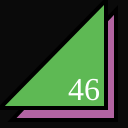
Frame 1 (no input)
Frame 60 (no input): identical to frame 1, image omitted
Frame 120 (the mouse pressed at the canvas centre since frame 60): identical to frame 1, image omitted

The p5.js sketch that drew this single still picture (run headless with seeded random() and noise() and a simulated clock; from frame 60 on, the mouse is pressed at the canvas centre):

// p5.js sketch
// ── sketch.js
function setup() {
  createCanvas(128,128);
}

function draw() {
  background(10);
  strokeWeight(4);
  fill(178, 100, 162);
  triangle(12,120,116,120,116,10);
  fill(94, 185, 84);
  triangle(0,108,106,108,106,0);
  fill(255);
  textSize(32);
  textFont("serif");
  text("46", 68, 100);
}
